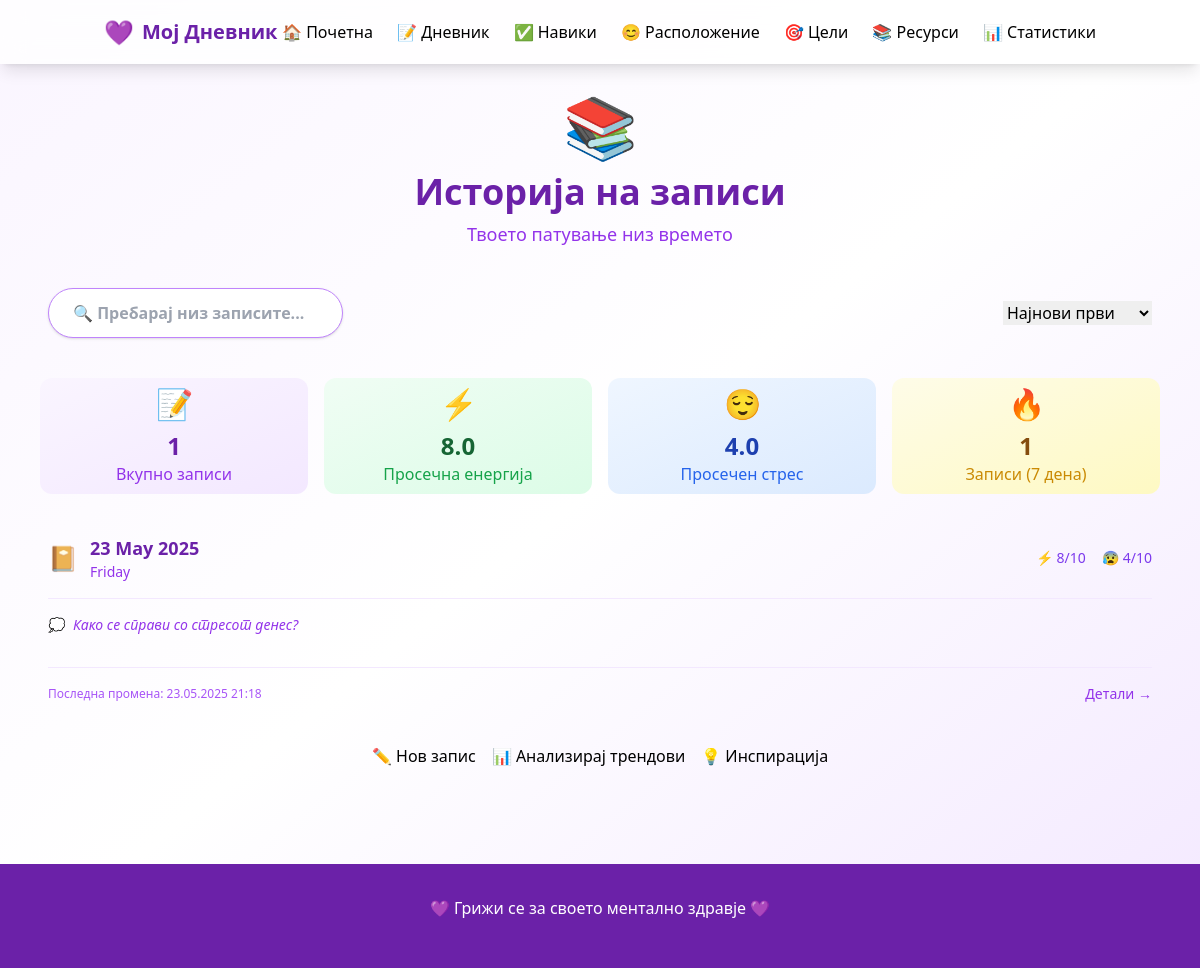
/journal/history, run on an earlier commit of the app's database.
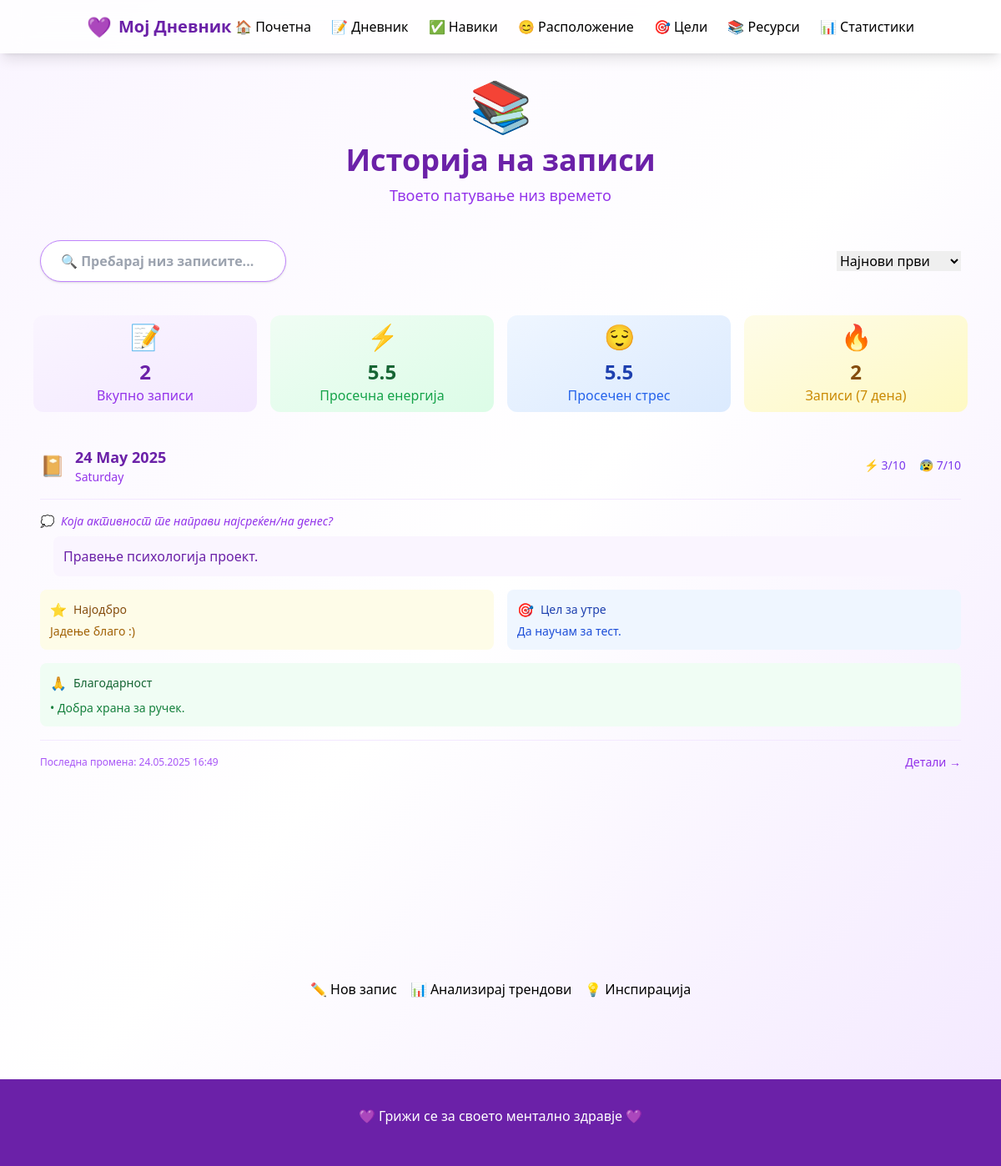
And on a later commit of the database.
### models/journal.py (models this page shows)
class JournalEntry(BaseModel):
    __tablename__ = 'journal_entries'
    date = db.Column(db.Date, nullable=False, unique=True)
    question = db.Column(db.Text, nullable=False)
    answer = db.Column(db.Text)
    gratitude_1 = db.Column(db.String(255))
    gratitude_2 = db.Column(db.String(255))
    gratitude_3 = db.Column(db.String(255))
    highlight = db.Column(db.Text)
    challenge = db.Column(db.Text)
    tomorrow_goal = db.Column(db.Text)
    energy_level = db.Column(db.Integer)
    stress_level = db.Column(db.Integer)

### controllers/journal_controller.py (the view)
@journal_bp.route('/history')
def history():
    entries = JournalEntry.query.order_by(JournalEntry.date.desc()).limit(30).all()
    return render_template('journal/history.html', entries=entries)

### app.py (called while the page is built)
@app.context_processor
def inject_date():
    return {'today': date.today()}

### templates/journal/history.html (shortened to what this page needs)
{% extends "base.html" %}
{% block content %}
<div class="max-w-6xl mx-auto">
    <div class="text-center mb-8">
        <div class="text-6xl mb-4">📚</div>
        <h1 class="text-4xl font-bold text-purple-800 mb-2">Историја на записи</h1>
        <p class="text-purple-600 text-lg">Твоето патување низ времето</p>
    </div>
    <div class="card rounded-xl p-2 mb-8">
        <div class="flex flex-col md:flex-row gap-4 items-center">
            <div class="flex-1">
                <input
                    type="text"
                    id="search-input"
                        class="inline-block bg-white border border-purple-400 text-purple-700 font-semibold rounded-full px-6 py-3 shadow hover:bg-purple-50 transition-all duration-300"
                    placeholder="🔍 Пребарај низ записите..."
                >
            </div>
            <div class="flex gap-2">
                <select id="sort-select" class="input-field w-auto">
                    <option value="date-desc">Најнови први</option>
                </select>
            </div>
        </div>
    </div>
    <div class="grid grid-cols-1 md:grid-cols-4 gap-4 mb-8">
        <div class="card rounded-xl p-2 text-center bg-gradient-to-br from-purple-50 to-purple-100">
            <div class="text-3xl mb-2">📝</div>
            <div class="text-2xl font-bold text-purple-800">{{ entries|length }}</div>
            <div class="text-purple-600">Вкупно записи</div>
        </div>
        <div class="card rounded-xl p-2 text-center bg-gradient-to-br from-green-50 to-green-100">
            <div class="text-3xl mb-2">⚡</div>
            <div class="text-2xl font-bold text-green-800">
                {% set avg_energy = entries|selectattr('energy_level')|map(attribute='energy_level')|list %}
                {{ "%.1f"|format(avg_energy|sum / avg_energy|length) if avg_energy else "N/A" }}
            </div>
            <div class="text-green-600">Просечна енергија</div>
        </div>
        <div class="card rounded-xl p-2 text-center bg-gradient-to-br from-blue-50 to-blue-100">
            <div class="text-3xl mb-2">😌</div>
            <div class="text-2xl font-bold text-blue-800">
                {% set avg_stress = entries|selectattr('stress_level')|map(attribute='stress_level')|list %}
                {{ "%.1f"|format(avg_stress|sum / avg_stress|length) if avg_stress else "N/A" }}
            </div>
            <div class="text-blue-600">Просечен стрес</div>
        </div>
        <div class="card rounded-xl p-2 text-center bg-gradient-to-br from-yellow-50 to-yellow-100">
            <div class="text-3xl mb-2">🔥</div>
            <div class="text-2xl font-bold text-yellow-800">
                {% set recent_entries = entries[:7] %}
                {{ recent_entries|length }}
            </div>
            <div class="text-yellow-600">Записи (7 дена)</div>
        </div>
    </div>
    <div id="entries-container" class="space-y-6">
        {% for entry in entries %}
        <div class="entry-card card rounded-xl p-2 hover:shadow-2xl transition-all duration-300 transform hover:-translate-y-1"
             data-date="{{ entry.date.strftime('%Y-%m-%d') }}"
             data-energy="{{ entry.energy_level or 0 }}"
             data-stress="{{ entry.stress_level or 0 }}">
            <div class="flex items-center justify-between mb-4 pb-4 border-b border-purple-100">
                <div class="flex items-center space-x-3">
                    <div class="text-2xl">📔</div>
                    <div>
                        <h3 class="text-lg font-semibold text-purple-800">
                            {{ entry.date.strftime('%d %B %Y') }}
                        </h3>
                        <p class="text-sm text-purple-600">
                            {{ entry.date.strftime('%A') }}
                        </p>
                    </div>
                </div>
                <div class="flex items-center space-x-4">
                    {% if entry.energy_level %}
                    <div class="flex items-center space-x-1">
                        <span class="text-sm text-purple-600">⚡</span>
                        <span class="text-sm font-medium text-purple-700">{{ entry.energy_level }}/10</span>
                    </div>
                    {% endif %}
                    {% if entry.stress_level %}
                    <div class="flex items-center space-x-1">
                        <span class="text-sm text-purple-600">😰</span>
                        <span class="text-sm font-medium text-purple-700">{{ entry.stress_level }}/10</span>
                    </div>
                    {% endif %}
                </div>
            </div>
            {% if entry.question %}
            <div class="mb-4">
                <div class="flex items-start space-x-2 mb-2">
                    <span class="text-purple-500 text-sm">💭</span>
                    <p class="text-sm text-purple-600 italic">{{ entry.question }}</p>
                </div>
                {% if entry.answer %}
                <div class="bg-purple-50 rounded-lg p-3 ml-4">
                    <p class="text-purple-800">{{ entry.answer[:200] }}{% if entry.answer|length > 200 %}...{% endif %}</p>
                </div>
                {% endif %}
            </div>
            {% endif %}
            <div class="grid grid-cols-1 md:grid-cols-2 gap-4 mb-4">
                {% if entry.highlight %}
                <div class="bg-yellow-50 rounded-lg p-3">
                    <div class="flex items-center space-x-2 mb-1">
                        <span class="text-yellow-600">⭐</span>
                        <span class="text-sm font-medium text-yellow-800">Најодбро</span>
                    </div>
                    <p class="text-yellow-700 text-sm">{{ entry.highlight }}</p>
                </div>
                {% endif %}
                {% if entry.tomorrow_goal %}
                <div class="bg-blue-50 rounded-lg p-3">
                    <div class="flex items-center space-x-2 mb-1">
                        <span class="text-blue-600">🎯</span>
                        <span class="text-sm font-medium text-blue-800">Цел за утре</span>
                    </div>
                    <p class="text-blue-700 text-sm">{{ entry.tomorrow_goal }}</p>
                </div>
                {% endif %}
            </div>
            {% if entry.gratitude_1 or entry.gratitude_2 or entry.gratitude_3 %}
            <div class="bg-green-50 rounded-lg p-3">
                <div class="flex items-center space-x-2 mb-2">
                    <span class="text-green-600">🙏</span>
                    <span class="text-sm font-medium text-green-800">Благодарност</span>
                </div>
                <div class="space-y-1 text-sm text-green-700">
                    {% if entry.gratitude_1 %}<p>• {{ entry.gratitude_1 }}</p>{% endif %}
                </div>
            </div>
            {% endif %}
            <div class="flex justify-between items-center mt-4 pt-4 border-t border-purple-100">
                <div class="text-xs text-purple-500">
                    {% if entry.updated_at %}
                        Последна промена: {{ entry.updated_at.strftime('%d.%m.%Y %H:%M') }}
                    {% else %}
                        Креиран: {{ entry.date.strftime('%d.%m.%Y') }}
                    {% endif %}
                </div>
                <button class="text-purple-600 hover:text-purple-800 text-sm font-medium transition-colors duration-200"
                        onclick="expandEntry('{{ entry.date }}')">
                    Детали →
                </button>
            </div>
        </div>
{% endfor %}
    </div>
    <div class="flex flex-wrap justify-center gap-4 mt-8">
        <a href="{{ url_for('journal.index') }}" class="btn-primary">
            ✏️ Нов запис
        </a>
        <a href="{{ url_for('analytics.dashboard') }}" class="btn-secondary">
            📊 Анализирај трендови
        </a>
        <a href="{{ url_for('journal.prompts') }}" class="btn-secondary">
            💡 Инспирација
        </a>
    </div>
</div>
{% endblock %}

### templates/base.html (shortened to what this page needs)
<!DOCTYPE html>
<html lang="mk">
<head>
    <script src="https://cdn.tailwindcss.com"></script>
</head>
<body class="bg-gradient-to-br from-purple-50 via-white to-purple-100 min-h-screen">
    <nav class="bg-white/80 backdrop-blur-md shadow-lg sticky top-0 z-50">
        <div class="container mx-auto px-4">
            <div class="flex justify-between items-center py-4">
                <div class="flex items-center space-x-2">
                    <div class="text-2xl">💜</div>
                    <h1 class="text-xl font-bold text-purple-800">Мој Дневник</h1>
                </div>
                <div class="hidden md:flex space-x-6">
                    <a href="{{ url_for('index') }}" class="nav-link">🏠 Почетна</a>
                    <a href="{{ url_for('journal.index') }}" class="nav-link">📝 Дневник</a>
                    <a href="{{ url_for('habits.index') }}" class="nav-link">✅ Навики</a>
                    <a href="{{ url_for('mood.index') }}" class="nav-link">😊 Расположение</a>
                    <a href="{{ url_for('goals.index') }}" class="nav-link">🎯 Цели</a>
                    <a href="{{ url_for('resources.index') }}" class="nav-link">📚 Ресурси</a>
                    <a href="{{ url_for('analytics.dashboard') }}" class="nav-link">📊 Статистики</a>
                </div>
            </div>
        </div>
    </nav>
    <main class="container mx-auto px-4 py-8 max-w-6xl">
        {% block content %}{% endblock %}
    </main>
    <footer class="bg-purple-800 text-white py-8 mt-16">
        <div class="container mx-auto px-4 text-center">
            <p class="mb-4">💜 Грижи се за своето ментално здравје 💜</p>
        </div>
    </footer>
</body>
</html>

### templates/base.html (style rules this page uses)
.nav-link { @apply text-purple-700 hover:text-purple-900 font-medium px-3 py-2 rounded-lg hover:bg-purple-100 transition-all duration-200; }
.btn-primary { @apply bg-purple-600 hover:bg-purple-700 text-white px-6 py-3 rounded-xl font-medium transition-all duration-300 transform hover:scale-105 shadow-lg; }
.btn-secondary { @apply bg-purple-100 hover:bg-purple-200 text-purple-700 px-6 py-3 rounded-xl font-medium transition-all duration-300 border border-purple-300; }
.card { @apply bg-white rounded-2xl shadow-xl p-6 border border-purple-100; }
.input-field { @apply w-full p-4 border-2 border-purple-200 rounded-xl focus:border-purple-500 focus:outline-none transition-colors duration-200; }

What changed in the data, as far as the page shows it:
no longer on this page (row unchanged): JournalEntry: date "23 May 2025", date "Friday", energy_level "8", stress_level "4", question "Како се справи со стресот денес?", updated_at "23.05.2025 21:18"
added JournalEntry: date "24 May 2025", date "Saturday", energy_level "3", stress_level "7", question "Која активност те направи најсреќен/на денес?", answer "Правење психологија проект.", highlight "Јадење благо :)", tomorrow_goal "Да научам за тест.", gratitude_1 "Добра храна за ручек.", updated_at "24.05.2025 16:49"
Also different on the page:
{{ entries|length }}: "1" → "2"
{{ recent_entries|length }}: "1" → "2"
text no longer shown: "8.0 4.0"
text now shown: "5.5 5.5"
